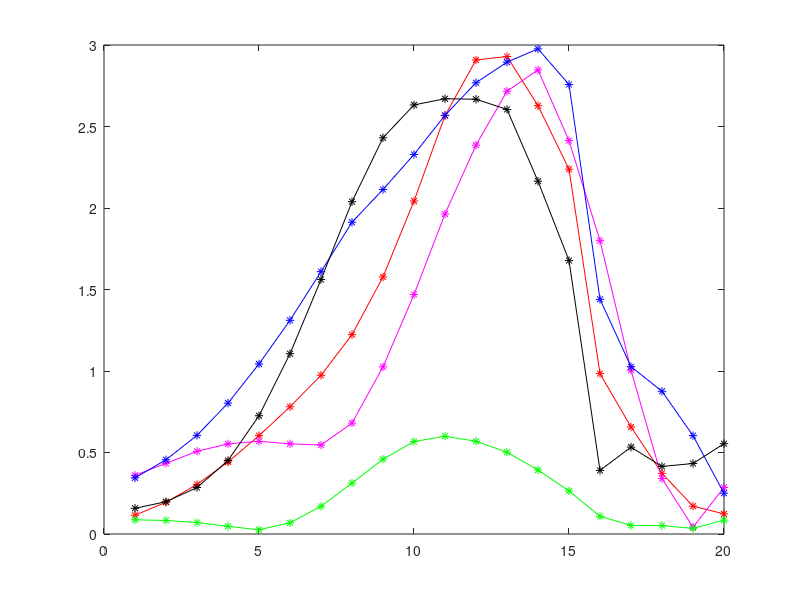

Reproduce this figure in MATLAB.
% scores.m

scaleScores = [0.8149127972804783,1.0091692449038674,1.219802959128237,1.410098745891006,1.5570328208888513,1.6478765148558083,1.6801869000945078,1.6250021769895124,1.486250516572865,1.3167940513272571,1.1446420580901238,0.9093368426031441,0.6472759587367994,0.44881443286526446,0.28615347409215103,0.13897254474149573,0.05321264146486584,0.11804440571033338,0.18732024225338323,0.04621468548471136];

% scaleScores = [0.5862342366875337,0.7266810420013671,0.8828671588183992,1.0333166512112342,1.1448773091421045,1.2066756607508236,1.2126475685148994,1.1475797019394296,1.0082920199360892,0.8441760398901368,0.6941435848858655,0.5154984303245483,0.32183224064138716,0.15903401617660773,0.04779713945075522,0.07690677393766228,0.12625612517704016,0.15062970362110184,0.19011343522964777,0.037597302804901644];



hold off;

% hist(x);
% hist(xx);
% hist(sx);


scaleScores = [0.11520403207819475,0.19481549284909375,0.30424540308114867,0.4419568818262641,0.6032234445827285,0.7803966851052059,0.9737672483247337,1.2230151197185475,1.5771298767274808,2.0428461375191596,2.5667811003968475,2.9081568386825944,2.9293709547384155,2.627495861447288,2.238051570180158,0.9840036647816084,0.6565655161609976,0.3720284311131997,0.17097730576060854,0.12314809678938636];
plot(scaleScores,'r-*');
hold on;

scaleScores = [0.3600845320629467,0.43336648530517385,0.5072842137446725,0.5528295841910972,0.5686726279467376,0.5532900126669903,0.5455821546810516,0.6803573557165703,1.0254623502300573,1.4688523717113189,1.9633311964142561,2.3857828754657096,2.7165653297522923,2.8474534392736914,2.413194224148816,1.7995570799207756,1.0049566808996562,0.34009611627160435,0.04194991406491085,0.2856229807740845];
plot(scaleScores,'m-*');

scaleScores = [0.34451830794760196,0.4554130408049173,0.6052617096328997,0.8032223417190311,1.0432235787234458,1.3109541852689517,1.6095325117991681,1.9126210450719574,2.113419807193885,2.328512070507222,2.5686987873368485,2.768393793010637,2.8947991216220146,2.9764551481080517,2.7575893732148,1.4397519444274427,1.0266040762381368,0.8755973105815439,0.6036540917913676,0.25017696948624235];
plot(scaleScores,'b-*');

scaleScores = [0.15776142254472764,0.19819198183692077,0.2851105162666529,0.4511296456298437,0.7255084132750726,1.1062364106567557,1.5609106662804637,2.0387247526091343,2.43075698434139,2.632284655485152,2.670273005032781,2.667294111179193,2.6046205892588645,2.164306053928515,1.6775583177871483,0.39019378056129295,0.5329362219766216,0.4144525772875343,0.4325416256135827,0.5541392682055186];
plot(scaleScores,'k-*');

scaleScores = [0.08712564443648399,0.08311045719104444,0.07035325472560244,0.047192124302936546,0.025769838687042333,0.0687609915685511,0.16969167067461677,0.3122233952685829,0.458651045299488,0.5671764076427064,0.5998938923675015,0.5688269436958131,0.5016199034760398,0.392672683720986,0.2644206348340365,0.10814635697518171,0.052640277704477996,0.051675206817344964,0.03421441531327156,0.08525219584429383];
plot(scaleScores,'g-*');
